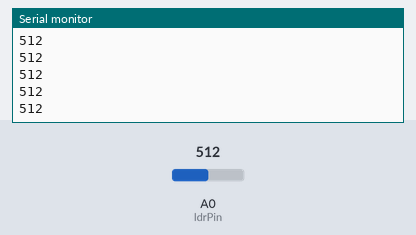
Simulated run of this sketch. Board: Arduino Uno, built with avr-gcc and run on an emulated ATmega328P. On the bench: the last lines printed to the serial monitor. Inputs (shaded band) come from the test bench; at power-on: A0 (ldrPin) = 512.

Above: at 1.2 s.
1.3 s: A0 (ldrPin) set to 716
At 1.31 s:
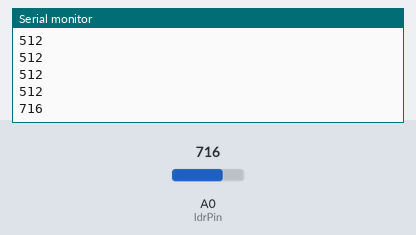
2.8 s: A0 (ldrPin) set to 900
At 2.81 s:
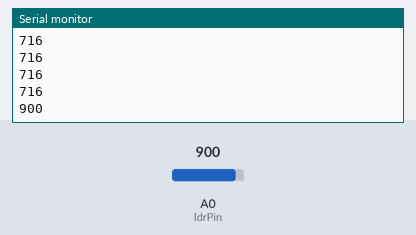
Timing chart, 0 to 5.8 s (numbered marks = the images above; inputs shaded):
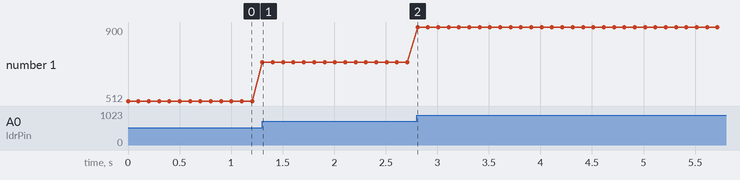

Measured:
- after the input at 1.3 s, the serial monitor: prints a new line at once (image 1)
- after the input at 2.8 s, the serial monitor: prints a new line at once (image 2)
- plotted number 1: 512 → 716 after the input at 1.3 s, 716 → 900 after the input at 2.8 s

The sketch:

codigoLdr.ino
```cpp
int ldrPin = A0;
int valorLdr = 0;

void setup() {
  Serial.begin(9600);

}

void loop() {
  valorLdr = analogRead(ldrPin);
  Serial.println(valorLdr);
  delay(100);

}
```
